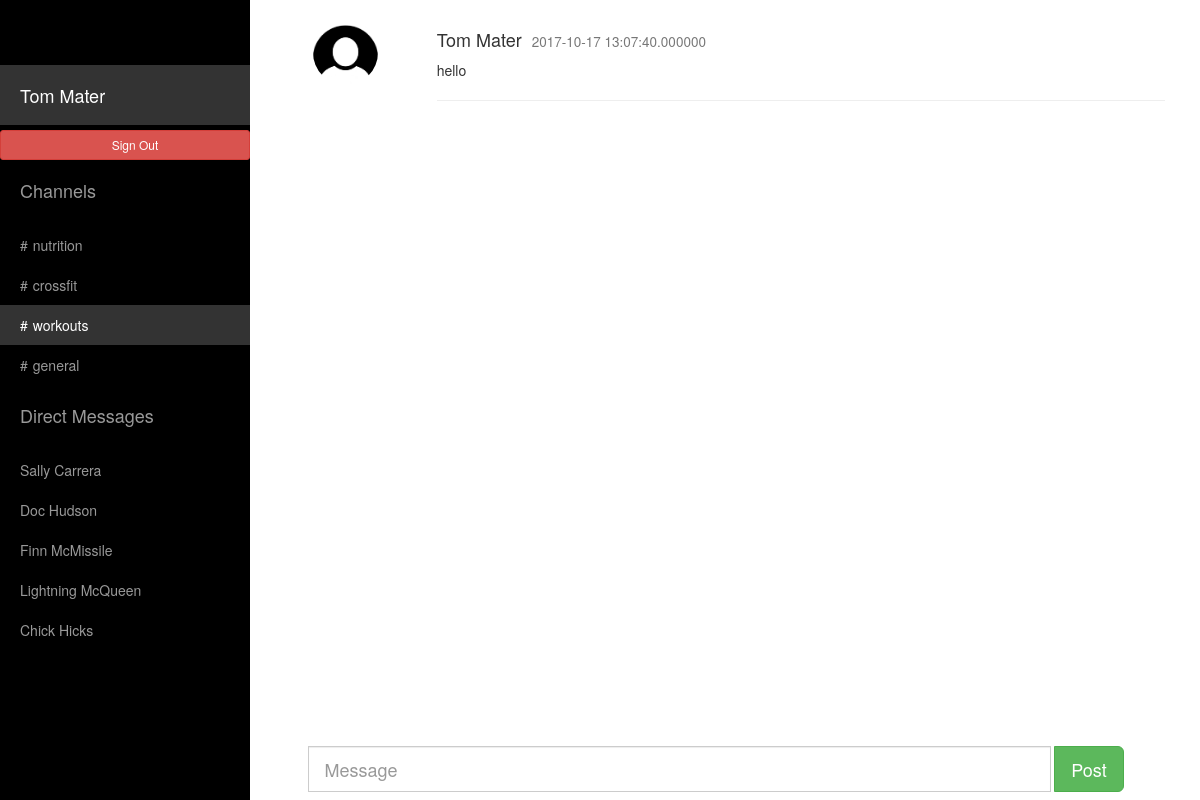
Before: /indexw.php (signed in) with the older database file.
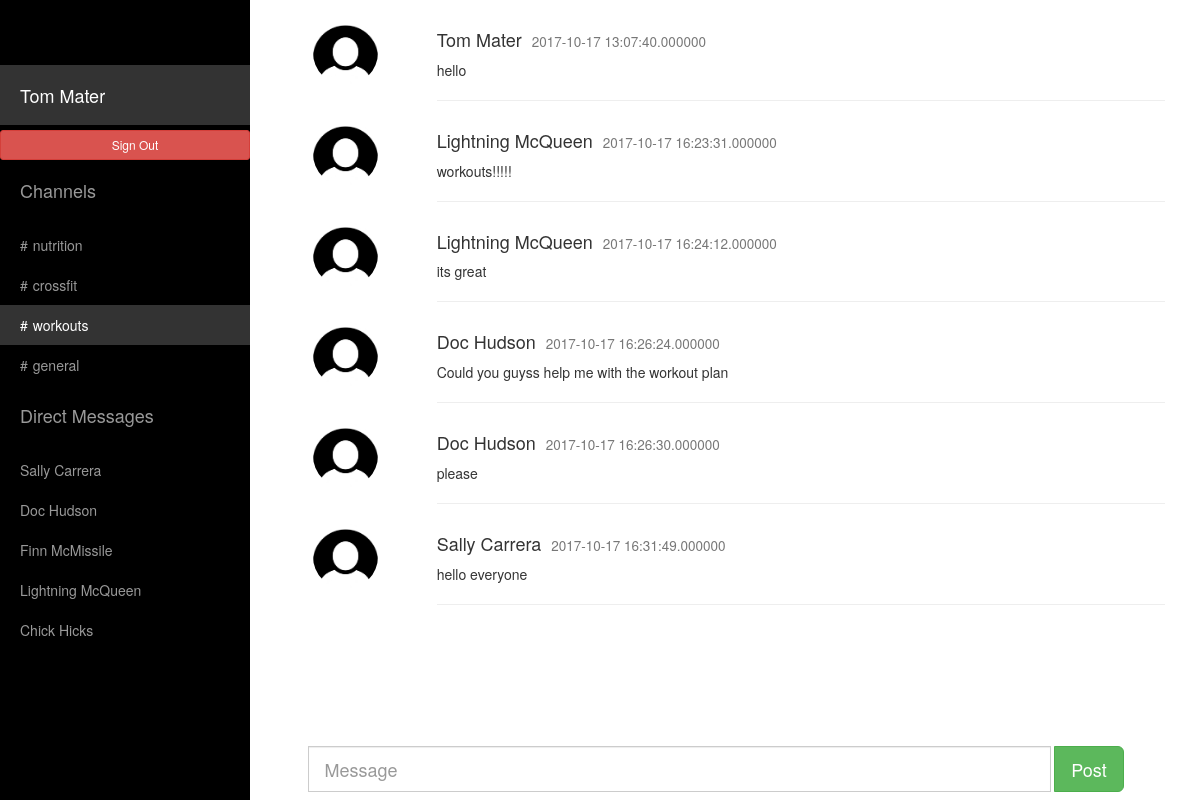
After: the same page with the newer database file.
### tables this page shows
CREATE TABLE `users_channel` (
  `id` int(20) NOT NULL DEFAULT '0',
  `channels` varchar(100) NOT NULL,
  `ch_id` int(20) NOT NULL
);

CREATE TABLE `users_info` (
  `id` int(20) NOT NULL DEFAULT '0',
  `user_email` varchar(100) NOT NULL DEFAULT '',
  `user_pass` varchar(100) NOT NULL,
  `user_name` varchar(100) NOT NULL
);

CREATE TABLE `users_message` (
  `mess_id` int(20) NOT NULL,
  `ch_id` int(20) NOT NULL DEFAULT '0',
  `messages` varchar(100) NOT NULL,
  `user_name` varchar(100) NOT NULL,
  `date` timestamp(6) NOT NULL
);

### indexw.php (the view, shortened to what this page needs)
<!DOCTYPE html>
<html lang="en">
<head>
	<link rel="stylesheet" href="https://maxcdn.bootstrapcdn.com/bootstrap/3.3.7/css/bootstrap.min.css">
    <link href="css/sidebar.css" rel="stylesheet">
  </head>
<body>
    <div id="wrapper">
        <div id="sidebar-wrapper">
            <ul class="sidebar-nav">
               <li class="sidebar-brand">
                </li>
                <li class="sidebar-brand">
                    <a style="color:white !important;" class="actives" href="index.php"><?php echo $_SESSION['user_name']; ?></a>
                </li>
				<li>
				<a style="color:white !important;" href="signout.php" class="btn btn-danger btn-sm" role="button">Sign Out</a>
				</li>
                <li class="sidebar-brand">
                    <a>Channels</a>
                </li>
				<?php
$conn = mysqli_connect("localhost","admin","M0n@rch$");
	mysqli_select_db($conn,'slack');
	 $r1=mysqli_query($conn,"select channels from users_channel where channels='".nutrition."'");
	 while($r2=mysqli_fetch_array($r1))
	 {
?>
          <li>
                    <a href="indexn.php"><span style="padding-right:5px">#</span><?php echo $r2['channels']; ?></a>
		  </li>
<?php
	 }
?>
<?php
 $r14=mysqli_query($conn,"select channels from users_channel where channels='".crossfit."'");
	 while($r24=mysqli_fetch_array($r14))
	 {
?>
      <li>
                    <a  href="indexc.php"><span style="padding-right:5px">#</span><?php echo $r24['channels']; ?></a>
		  </li>
<?php
	 }
?>
<?php
 $r15=mysqli_query($conn,"select channels from users_channel where channels='".workouts."'");
	 while($r25=mysqli_fetch_array($r15))
	 {
?>
      <li>
                    <a class="actives" style="color:white !important;" href="indexw.php"><span style="padding-right:5px">#</span><?php echo $r25['channels']; ?></a>
		  </li>
<?php
	 }
?>
<?php
 $r13=mysqli_query($conn,"select channels from users_channel where channels='".general."'");
	 while($r23=mysqli_fetch_array($r13))
	 {
?>
      <li>
                    <a  href="index.php"><span style="padding-right:5px">#</span><?php echo $r23['channels']; ?></a>
		  </li>
<?php
	 }
?>
		 <li class="sidebar-brand">
                    <a href="#">
                        Direct Messages
                    </a>
          </li>
		  <?php
	     $r11=mysqli_query($conn,"select user_name from users_info where not user_name='".$_SESSION['user_name']."'");
	     while($r22=mysqli_fetch_array($r11))
	       {
?>
		   <li>
                    <a href="#page-content-wrapper"><?php echo $r22['user_name']; ?></a>
		  </li>
<?php
		   }
?>
            </ul>
        </div>
        <div id="page-content-wrapper">
            <div class="container-fluid">
                <div class="row">
				<div  class="col-lg-12">
	 <?php
	     $r33=mysqli_query($conn,"select *from users_message where ch_id='4'");
	     while($r34=mysqli_fetch_array($r33))
	       {
?>
			<div  class="row">
        <div class="col-sm-2 text-center">
          <img src="user-image.jpg" class="img-circle" height="65" width="65" alt="Avatar">
        </div>
        <div class="col-sm-10">
          <h4><?php echo $r34['user_name'];?><small style="margin-left:10px"><?php echo $r34['date'];?></small></h4>
          <p><?php echo $r34['messages'];?></p>
          <hr>
        </div>
			</div>
<?php
		   }
?>
                    </div>
                </div>
            </div>
        </div>
		                       <nav class="navbar navbar-fixed-bottom">
								    <div class="row">
										<div class="col-sm-3 col-md-3">
										</div>
										<div class="col-sm-9 col-md-9">
											<form class="navbar-form" action="index4.php" method="post">
												<div class="row">
					<div class="input-group input-group-lg col-lg-10">
						<input type="text" name="message_post" class="form-control" placeholder="Message">
						</div>
							<div class="input-group input-group-btn col-lg-2">
								<button name="submit" value="submit" class="btn btn-success btn-lg" type="submit">
									Post
								</button>
							</div>
				</div>
			</form>
	</div>
	</div>
</nav>
    </div>
</body>
</html>

Changed rows visible on the page:
added users_message: user_name "Lightning McQueen", date "2017-10-17 16:23:31.000000", messages "workouts!!!!!"
added users_message: user_name "Lightning McQueen", date "2017-10-17 16:24:12.000000", messages "its great"
added users_message: user_name "Doc Hudson", date "2017-10-17 16:26:24.000000", messages "Could you guyss help me with the workout plan"
added users_message: user_name "Doc Hudson", date "2017-10-17 16:26:30.000000", messages "please"
added users_message: user_name "Sally Carrera", date "2017-10-17 16:31:49.000000", messages "hello everyone"
